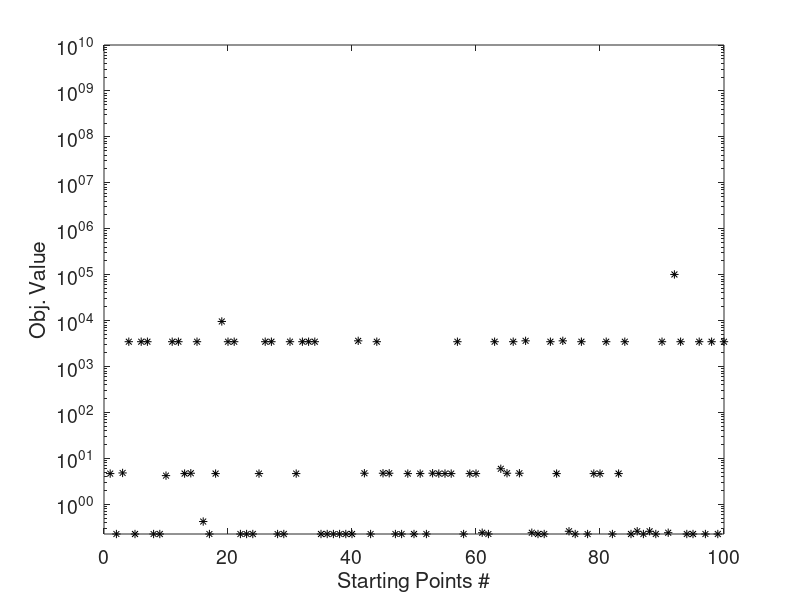
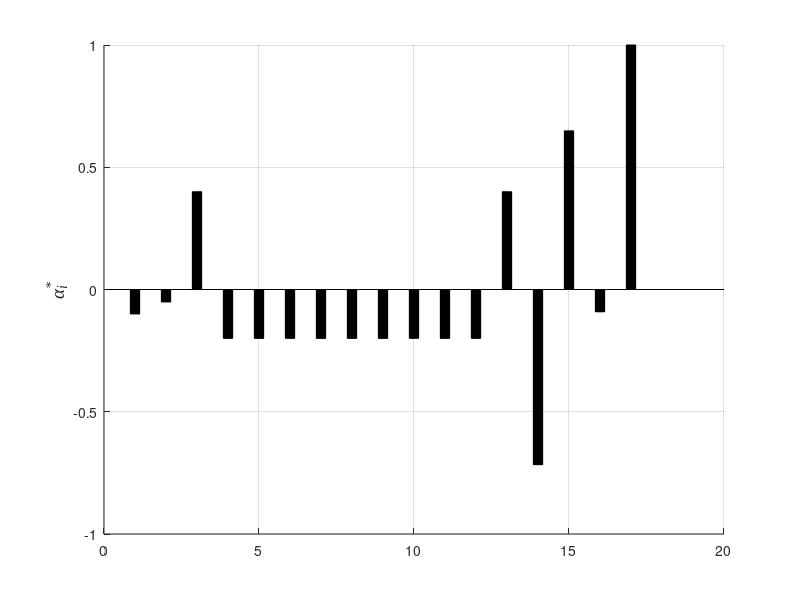

The MATLAB source for these figures, in order: (Note: this script raises an error after producing the figures.)
%%
clear
close all

n_alpha = 17;
FZ = 14;
%% MAC Value formulation

load SteelPedBridg_form1_JAConinterior-point

[~,index_sort] = sort(fval);
figHand = figure;
set (figHand, 'Position',[250 250 450 180]);
semilogy(index_sort,fval(index_sort),'*k');
xlabel('Starting Points #','Fontsize',FZ);
ylabel('Obj. Value','Fontsize',FZ);
set(gca,'fontsize',FZ);
ylim([0,1e10]);

% Plot alpha value
figHand = figure; 
set (figHand, 'Position',[250 250 450 180]);
hold on
for j = 1 : n_alpha
    
    if(j == 15 || j == 17)
        h = bar(j,alpha(j,index_sort(1))/10,0.15,'k');
    else
        h = bar(j,alpha(j,index_sort(1)),0.15,'k');
    end
end

grid on
ylabel('{\it\alpha_i^*}','fontsize',FZ,'fontname','Times New Roman')
xtl = {'$\alpha_1$','$\alpha_2$','$\alpha_3$','$\alpha_4$','$\alpha_5$','$\alpha_6$',...
    '$\alpha_7$','$\alpha_8$','$\alpha_9$','$\alpha_{10}$','$\alpha_{11}$','$\alpha_{12}$'...
    ,'$\alpha_{13}$','$\alpha_{14}$','$\frac{\alpha_{15}}{10}$','$\alpha_{16}$','$\frac{\alpha_{17}}{10}$'};
h = my_xticklabelsV2(gca,1 : n_alpha,xtl);
set(gca,'fontsize',FZ-2);
text(0.2,0.6,'Obj. Value = 0.2267','fontsize',FZ)
ylim([-1,1]);


%% Eigenvector difference formulation

load SteelPedBridg_form2_JAConinterior-point

[~,index_sort] = sort(fval);
figHand = figure;
set (figHand, 'Position',[250 250 450 180]);
semilogy(index_sort,fval(index_sort),'*k');
xlabel('Starting Point #','Fontsize',FZ);
ylabel('Obj. Value','Fontsize',FZ);
set(gca,'fontsize',FZ);
ylim([0,1e4]);

% Plot alpha value

figHand = figure;
set (figHand, 'Position',[250 250 450 180]);
hold on
for j = 1 : n_alpha
    
    if(j == 15 || j == 17)
        h = bar(j,alpha(j,index_sort(1))/10,0.15,'k');
    else
        h = bar(j,alpha(j,index_sort(1)),0.15,'k');
    end
end

grid on
ylabel('{\it\alpha_i^*}','fontsize',FZ,'fontname','Times New Roman')
xtl = {'$\alpha_1$','$\alpha_2$','$\alpha_3$','$\alpha_4$','$\alpha_5$','$\alpha_6$',...
    '$\alpha_7$','$\alpha_8$','$\alpha_9$','$\alpha_{10}$','$\alpha_{11}$','$\alpha_{12}$'...
    ,'$\alpha_{13}$','$\alpha_{14}$','$\frac{\alpha_{15}}{10}$','$\alpha_{16}$','$\frac{\alpha_{17}}{10}$'};
h = my_xticklabels(gca,1 : n_alpha,xtl);
set(gca,'fontsize',FZ);
text(0.2,0.6,'Obj. Value = 2.1328','fontsize',FZ)
ylim([-1,1]);


%% Dynamic residual

load SteelPedBridg_form3_JACon_trust-region-reflective

[~,index_sort] = sort(fval);
figHand = figure;
set (figHand, 'Position',[250 250 450 180]);
semilogy(index_sort,fval(index_sort),'*k');
xlabel('Starting Point #','Fontsize',FZ);
ylabel('Obj. Value','Fontsize',FZ);
set(gca,'fontsize',FZ);
ylim([1e10,1e12]);

%% Plot alpha value
figHand = figure;
set (figHand, 'Position',[250 250 450 180]);
hold on
for j = 1 : n_alpha
    h = bar(j,alpha(j,index_sort(1)),0.15,'k');
end


grid on
ylabel('{\it\alpha_i^*}','fontsize',FZ,'fontname','Times New Roman')
xtl = {'$\alpha_1$','$\alpha_2$','$\alpha_3$','$\alpha_4$','$\alpha_5$','$\alpha_6$',...
    '$\alpha_7$','$\alpha_8$','$\alpha_9$','$\alpha_{10}$','$\alpha_{11}$','$\alpha_{12}$'...
    ,'$\alpha_{13}$','$\alpha_{14}$','$\alpha_{15}$','$\alpha_{16}$','$\alpha_{17}$'};

h = my_xticklabels(gca,1 : n_alpha,xtl);
set(gca,'fontsize',FZ);
text(0.2,2.6,'Obj. Value = 4.85\times10^{10}','fontsize',FZ)
ylim([-1,4]);

